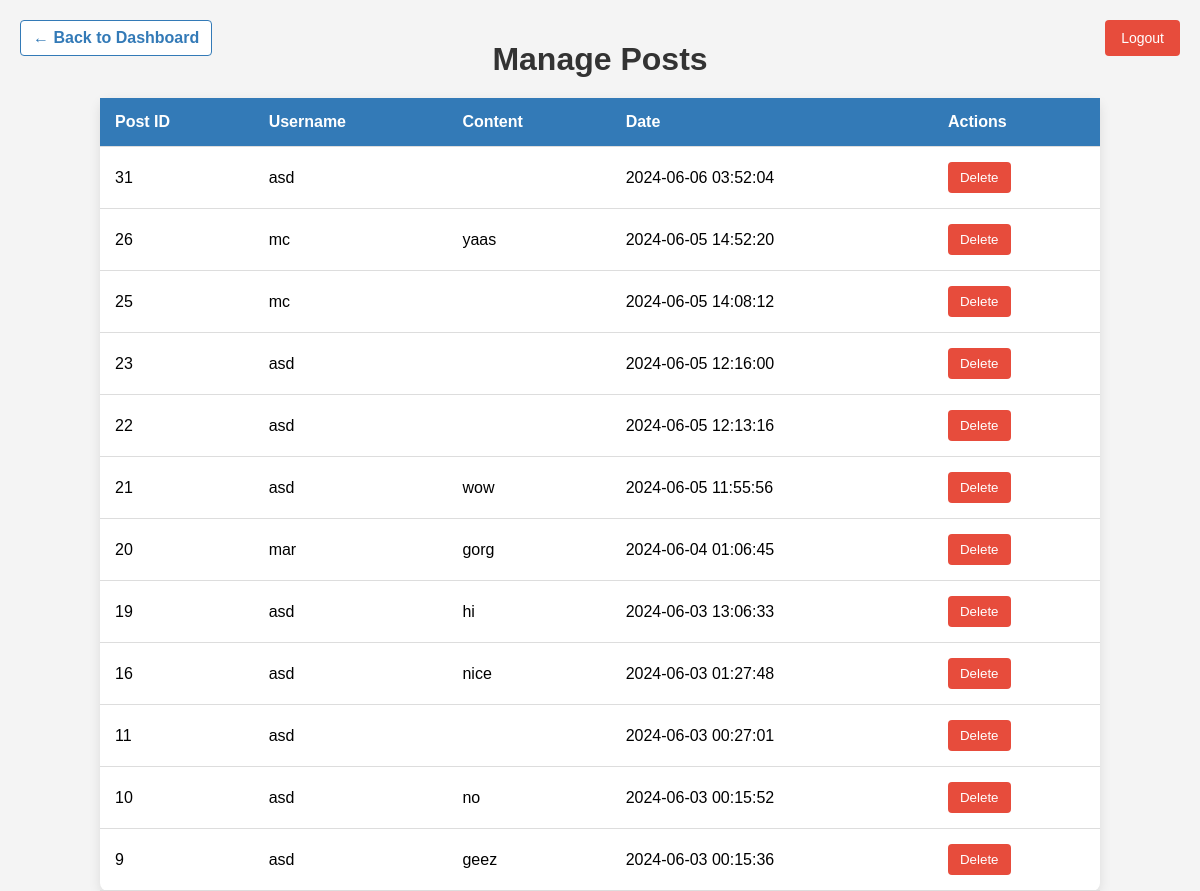
The app's page /pages/admin/admin_manage_posts.php, older data.
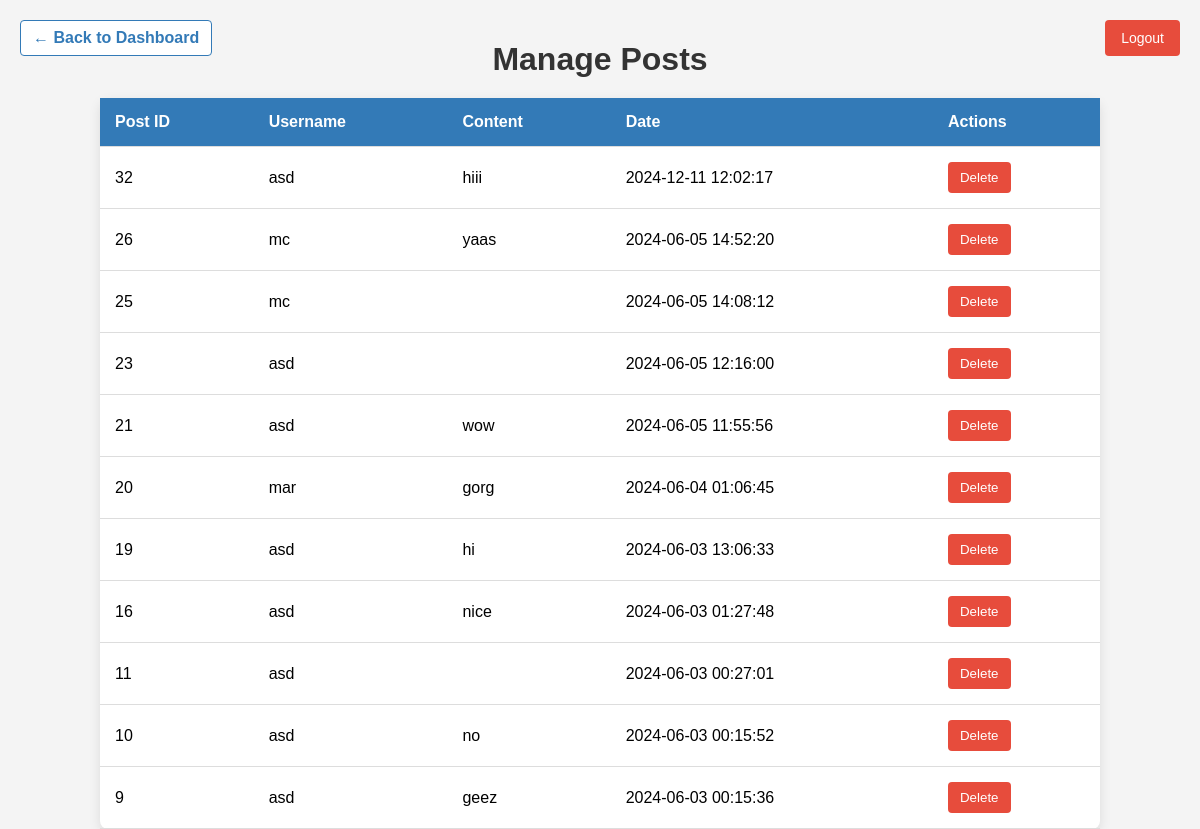
The same page, newer data.
### tables this page shows
CREATE TABLE `posts` (
  `post_id` int(11) NOT NULL,
  `user_id` int(11) NOT NULL,
  `content` text NOT NULL,
  `created_at` datetime NOT NULL DEFAULT current_timestamp(),
  `updated_at` datetime NOT NULL DEFAULT current_timestamp() ON UPDATE current_timestamp(),
  `image` varchar(255) DEFAULT NULL,
  `tagline` varchar(255) DEFAULT NULL,
  `image_filename` varchar(255) DEFAULT NULL,
  `profile_image_id` int(11) DEFAULT NULL
);

CREATE TABLE `users` (
  `user_id` int(11) NOT NULL,
  `username` varchar(50) NOT NULL,
  `email` varchar(100) NOT NULL,
  `password` varchar(255) NOT NULL,
  `bio` text NOT NULL,
  `created_at` datetime NOT NULL DEFAULT current_timestamp(),
  `updated_at` datetime NOT NULL DEFAULT current_timestamp() ON UPDATE current_timestamp(),
  `receive_notifications` tinyint(1) NOT NULL DEFAULT 0,
  `profile_image_id` int(11) DEFAULT NULL,
  `notifications_count` int(11) NOT NULL DEFAULT 0,
  `profile_image` varchar(255) DEFAULT 'default-profile.png',
  `status` enum('active','blocked') NOT NULL DEFAULT 'active',
  `is_admin` tinyint(1) DEFAULT 0
);

### pages/admin/admin_manage_posts.php (the view, shortened to what this page needs)
<?php
include("../../includes/connection.php");
$result = $conn->query("SELECT posts.post_id, posts.content, posts.created_at, users.username
                        FROM posts
                        JOIN users ON posts.user_id = users.user_id
                        ORDER BY posts.created_at DESC");
?>
<!DOCTYPE html>
<html>
<head>
    <a href="admin_dashboard.php" class="back-arrow">&#8592; Back to Dashboard</a>
</head>
<body>
<a href="?logout=true"><button class="logout-button">Logout</button></a>
<h1>Manage Posts</h1>
<table>
    <tr>
        <th>Post ID</th>
        <th>Username</th>
        <th>Content</th>
        <th>Date</th>
        <th>Actions</th>
    </tr>
    <?php while ($post = $result->fetch_assoc()) { ?>
        <tr>
            <td><?= htmlspecialchars($post['post_id']) ?></td>
            <td><?= htmlspecialchars($post['username']) ?></td>
            <td><?= htmlspecialchars($post['content']) ?></td>
            <td><?= htmlspecialchars($post['created_at']) ?></td>
            <td>
                <form method="post" onsubmit="return confirm('Are you sure you want to delete this post?');">
                    <button type="submit">Delete</button>
                </form>
            </td>
        </tr>
    <?php } ?>
</table>
</body>
</html>

Row changes from the older to the newer data that the page shows:
removed posts: post_id "31", user.username "asd", created_at "2024-06-06 03:52:04"
removed posts: post_id "22", user.username "asd", created_at "2024-06-05 12:13:16"
added posts: post_id "32", user.username "asd", content "hiii", created_at "2024-12-11 12:02:17"
